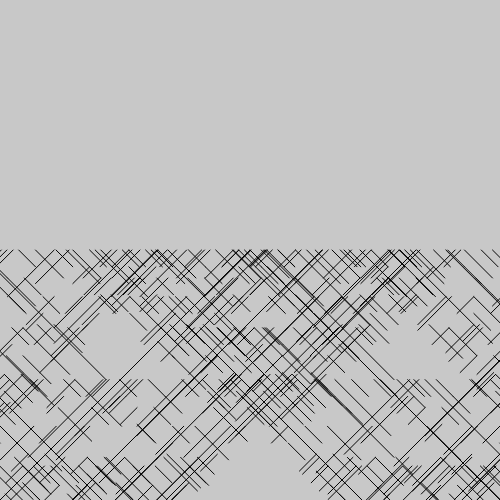
Frame 1 (no input)
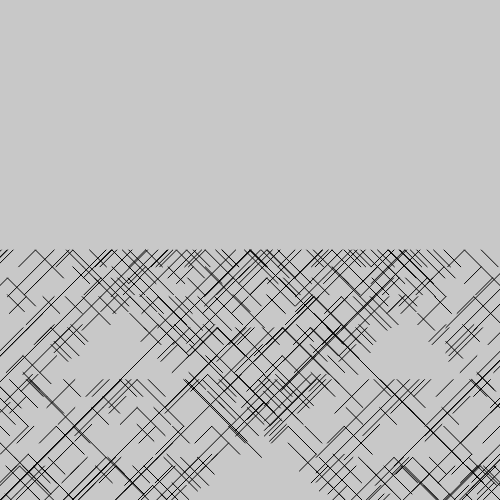
Frame 2 (the mouse pressed at the canvas centre, redrawn once)

The p5.js sketch that drew these frames (run headless with seeded random() and noise() and a simulated clock; the mouse was pressed at the canvas centre and the sketch redrawn once):

// p5.js sketch
// ── sketch.js

function setup() {
    createCanvas(500, 500);
    
}


function draw() {
    
    background(200);
    stroke(255);
    // strokeWeight(10.0);
    noFill();

    drawCircle(width/2, height/2, 600);
    noLoop();
    
}


function drawCircle(x, y, d) {
//    ellipse(x, y, d);
    // let newD = d * random(mouseX/width/2, mouseY/height/2);
    let newD = d * 0.6;
    // stroke(255, random(255), random(255));
    stroke(5);
    
    if (random(1) > 0.5) {
        line(x, y, x+d, y+d);        
    } else {
        line(x, y+d, x+d, y);
    }
    
    
    if (d > 20) {
        drawCircle(x + newD, y, newD);
        drawCircle(x - newD, y, newD);
        drawCircle(x, y + newD, newD);
        // drawCircle(x, y - newD, newD);
    }
    
}

function mousePressed() {
    background(255);
    drawCircle(width/2, height/2, 600);
}
